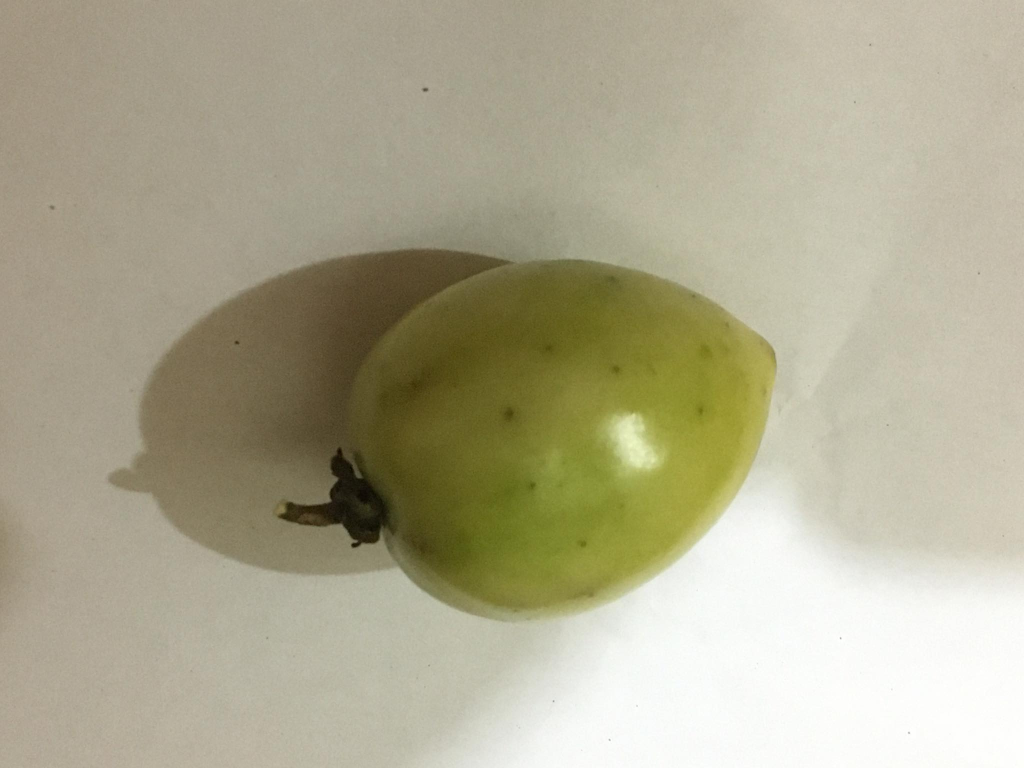
#> input picture example.jpg, 2048 x 1536 px (shown at 1/2 size)
$ python test.py
#> lines starting #> are read from the running program, lines starting #| are printed output that depends on the picture; after the words box and inside, x2 and y2 are one past the last pixel; in counts of white or black regions, pixels touching at a corner belong together
#> further down, img is the input picture: shape (1536, 2048, 3); mean B, G, R 144.3, 169.8, 174.6
#> `hsv = cv2.cvtColor(img, cv2.COLOR_BGR2HSV)`: hsv: shape (1536, 2048, 3); mean H, S, V 26.4, 54.6, 175
import cv2
import numpy as np

'''
def nothing(x):
    pass


# create Trackbars
cv2.namedWindow("Trackbars")
cv2.createTrackbar("H_min", "Trackbars", 0, 179, nothing)
cv2.createTrackbar("S_min", "Trackbars", 0, 255, nothing)
cv2.createTrackbar("V_min", "Trackbars", 0, 255, nothing)
cv2.createTrackbar("H_max", "Trackbars", 179, 179, nothing)
cv2.createTrackbar("S_max", "Trackbars", 255, 255, nothing)
cv2.createTrackbar("V_max", "Trackbars", 255, 255, nothing)
'''


def mask(img_hsv, HSV_min, HSV_max):
    thresh = cv2.inRange(img_hsv, HSV_min, HSV_max)
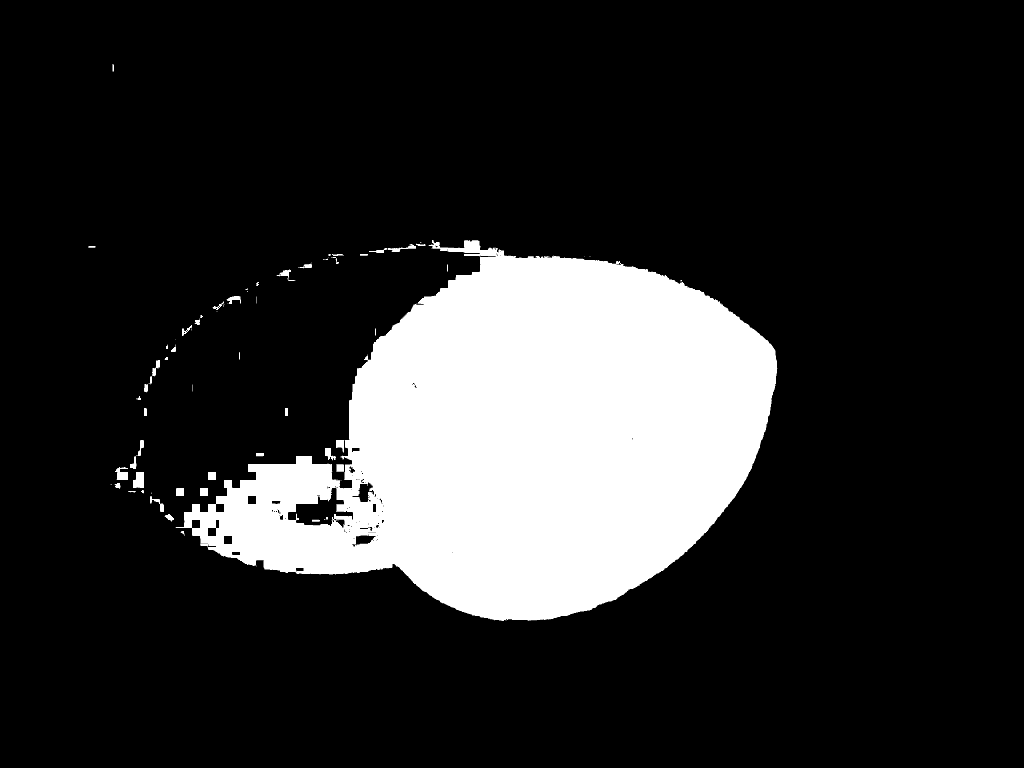
#> thresh: shape (1536, 2048) (shown at 1/2 size); 17.3% white; 78 white regions (31 under 20 px), largest, box (x1, y1, x2, y2) and area: (351, 480, 1555, 1242) 537177, (266, 944, 288, 976) 604, (230, 934, 256, 960) 461
    kernel = np.ones((5, 5), np.uint8)
    mask = cv2.morphologyEx(thresh, cv2.MORPH_OPEN, kernel)
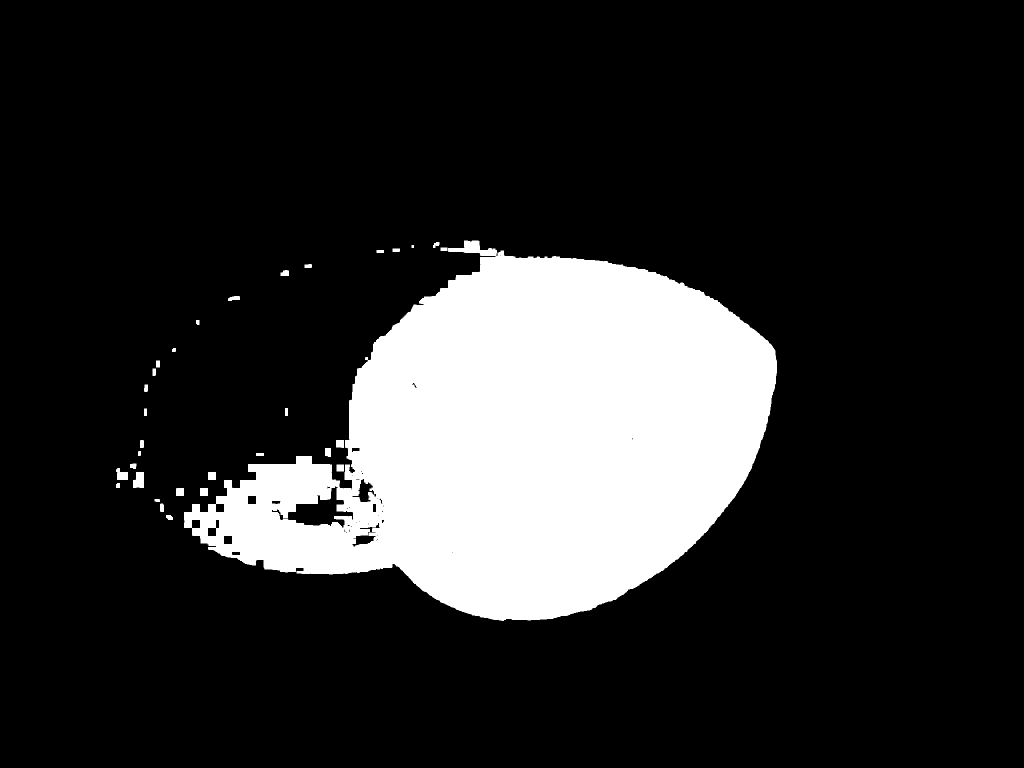
#> mask: shape (1536, 2048) (shown at 1/2 size); 17.2% white; 32 white regions, largest, box (x1, y1, x2, y2) and area: (368, 481, 1554, 1242) 535773, (266, 944, 288, 976) 603, (232, 936, 256, 960) 409
    mask = cv2.morphologyEx(mask, cv2.MORPH_CLOSE, kernel)
#> mask: shape (1536, 2048); 17.2% white; 29 white regions, largest, box (x1, y1, x2, y2) and area: (368, 481, 1554, 1242) 537203, (266, 944, 288, 976) 603, (232, 936, 256, 960) 410
    return mask


while True:
    img = cv2.imread("example.jpg")
    hsv = cv2.cvtColor(img, cv2.COLOR_BGR2HSV)

    '''
    # get value Trackbars
    H_min = cv2.getTrackbarPos("H_min", "Trackbars")
    S_min = cv2.getTrackbarPos("S_min", "Trackbars")
    V_min = cv2.getTrackbarPos("V_min", "Trackbars")
    H_max = cv2.getTrackbarPos("H_max", "Trackbars")
    S_max = cv2.getTrackbarPos("S_max", "Trackbars")
    V_max = cv2.getTrackbarPos("V_max", "Trackbars")


    HSV_min = np.array([H_min, S_min, V_min])
    HSV_max = np.array([H_max, S_max, V_max])
    '''

    HSV_min = np.array([23, 50, 19])
    HSV_max = np.array([46, 229, 255])

    result = cv2.bitwise_and(img, img, mask=mask(hsv, HSV_min, HSV_max))
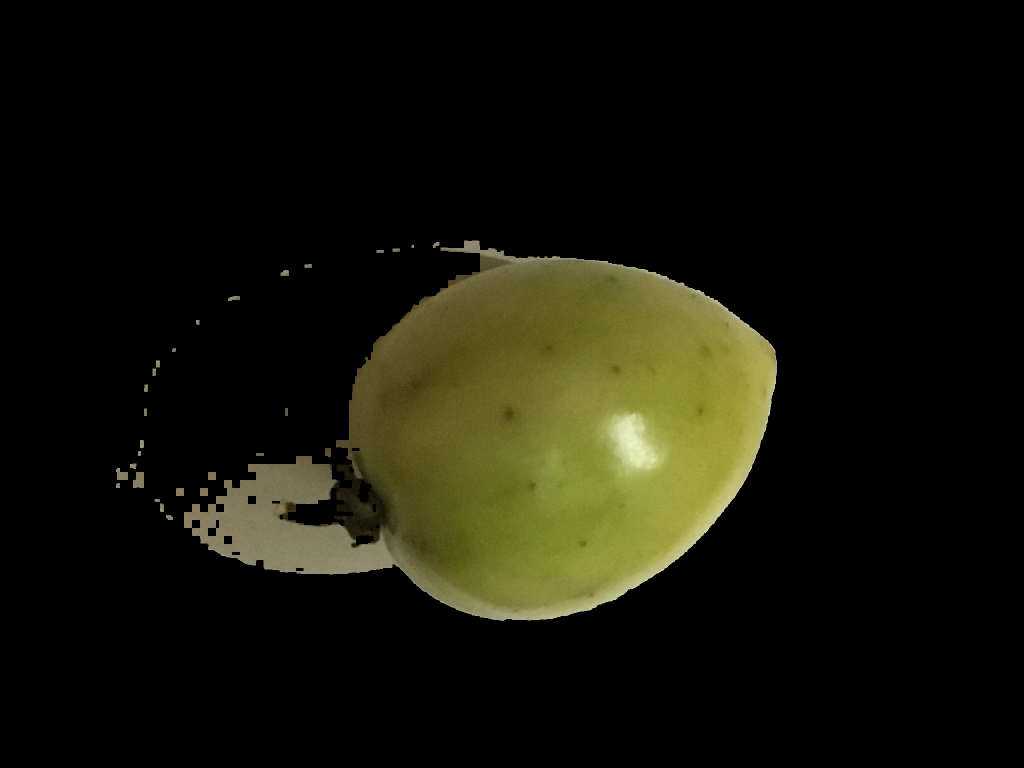
#> result: shape (1536, 2048, 3) (shown at 1/2 size); mean B, G, R 9.5, 20.6, 21.1
    cv2.imshow("Original", img)
    # cv2.imshow("mask", mask(hsv,HSV_min, HSV_max))
    cv2.imshow("result", result)
    cv2.imwrite("result.jpg", result)
    if cv2.waitKey(1) & 0xFF == ord('q'):
#> (key q is pressed here)
        exit()
#> (the program exits here)
